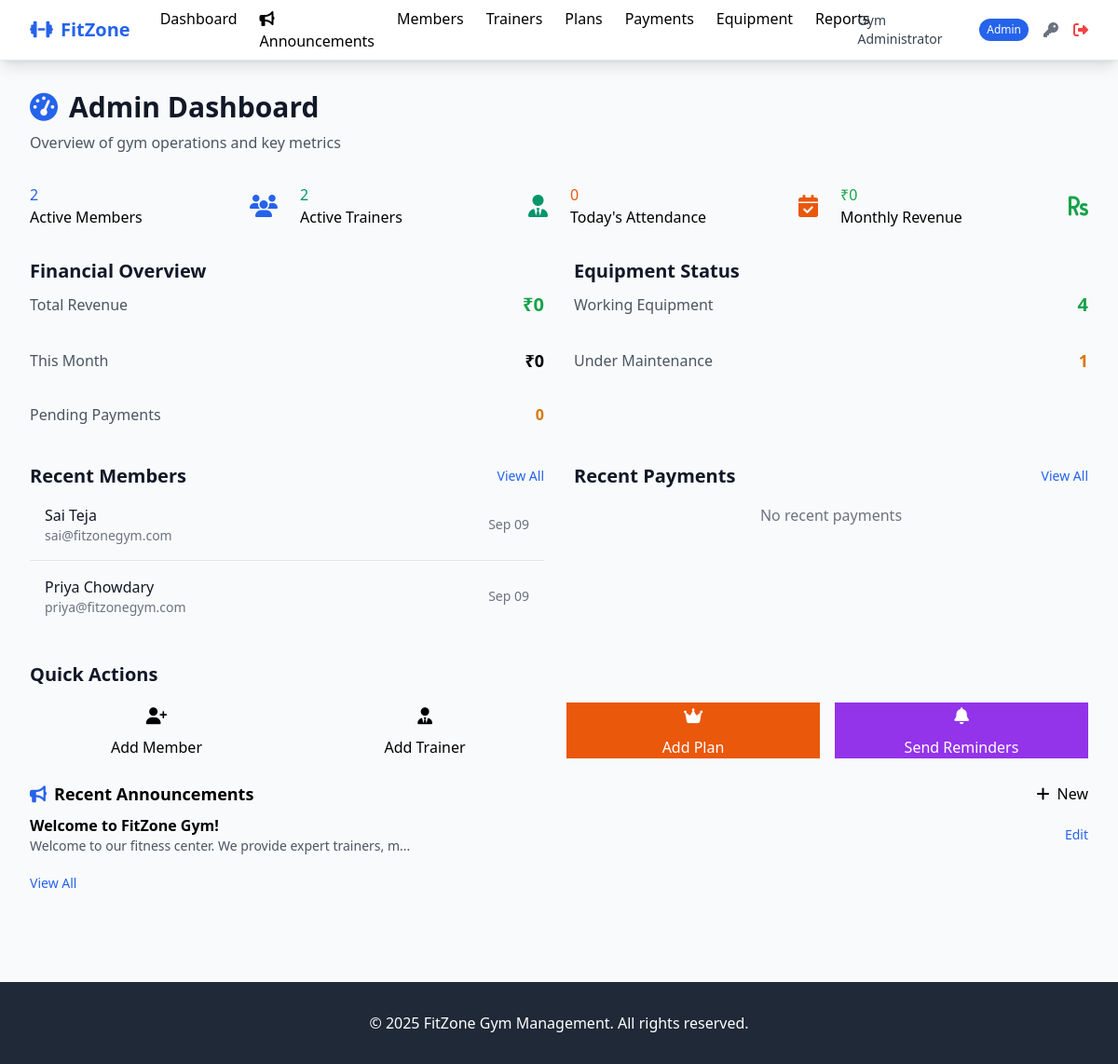
The app's page /admin/dashboard (signed in), older data.
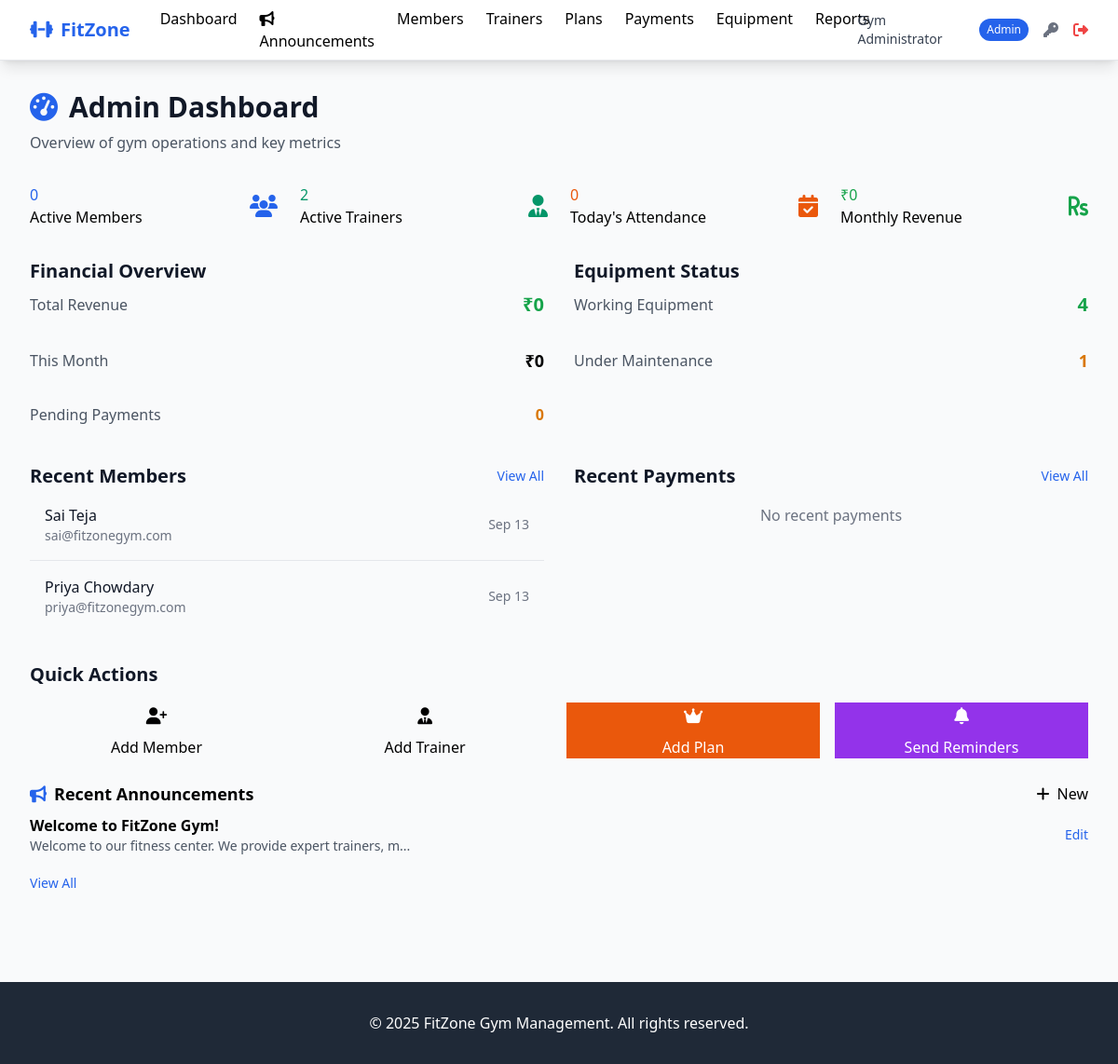
The same page, newer data.
### tables this page shows
CREATE TABLE members (
        id INTEGER PRIMARY KEY AUTOINCREMENT,
        user_id INTEGER,
        membership_plan_id INTEGER,
        phone TEXT NOT NULL,
        emergency_contact TEXT,
        emergency_phone TEXT,
        address TEXT,
        date_of_birth DATE,
        weight DECIMAL(5,2),
        height DECIMAL(5,2),
        medical_conditions TEXT,
        fitness_goals TEXT,
        membership_start_date DATE,
        membership_end_date DATE,
        status TEXT DEFAULT 'pending_payment' CHECK (status IN ('active', 'inactive', 'suspended', 'pending_payment')),
        trainer_id INTEGER,
        created_at TIMESTAMP DEFAULT CURRENT_TIMESTAMP,
        updated_at TIMESTAMP DEFAULT CURRENT_TIMESTAMP,
        FOREIGN KEY (user_id) REFERENCES users (id),
        FOREIGN KEY (membership_plan_id) REFERENCES membership_plans (id),
        FOREIGN KEY (trainer_id) REFERENCES trainers (id)
        );

CREATE TABLE users (
            id INTEGER PRIMARY KEY AUTOINCREMENT,
            username TEXT UNIQUE NOT NULL,
            email TEXT UNIQUE NOT NULL,
            password_hash TEXT NOT NULL,
            role TEXT NOT NULL CHECK (role IN ('admin', 'member', 'trainer')),
            full_name TEXT NOT NULL,
            phone TEXT,
            is_active BOOLEAN DEFAULT 1,
            created_at TIMESTAMP DEFAULT CURRENT_TIMESTAMP,
            updated_at TIMESTAMP DEFAULT CURRENT_TIMESTAMP
        );

### routes/admin.py (the view)
@admin_bp.route('/dashboard')
@admin_required
def dashboard():
    try:
        try:
            Payment.process_pending_payments(reminder_before_days=5)
        except Exception as e:
            current_app.logger.warning(f"Auto-processing pending payments failed: {e}")
    except Exception:
        pass
    try:
        total_members = Member.get_count_active()
        total_trainers = Trainer.get_count_active()
        today_attendance = Attendance.get_todays_attendance()
        revenue_stats = Payment.get_revenue_stats()
        monthly_revenue = Payment.get_revenue_stats(year=date.today().year, month=date.today().month)
        pending_payments = Payment.get_pending_payments()
        working_equipment = Equipment.get_working_count()
        maintenance_equipment = Equipment.get_maintenance_count()
        recent_members = Member.get_recent(5)
        recent_payments = Payment.get_recent(5)
        expiring_memberships = Member.get_expiring_soon(30)
        announcements = Announcement.get_all()[:5]
        return render_template(
            'admin/dashboard.html',
            total_members=total_members,
            total_trainers=total_trainers,
            today_attendance=today_attendance,
            total_revenue=revenue_stats.get('total_revenue', 0) if revenue_stats else 0,
            monthly_revenue=monthly_revenue.get('total_revenue', 0) if monthly_revenue else 0,
            pending_payments=len(pending_payments),
            working_equipment=working_equipment,
            maintenance_equipment=maintenance_equipment,
            recent_members=recent_members,
            recent_payments=recent_payments,
            expiring_memberships=expiring_memberships,
            announcements=announcements   # 🔹 pass to template
        )
    except Exception as e:
        print("\n--- DASHBOARD ERROR ---")
        print("Error:", e)
        traceback.print_exc()
        print("--- END ERROR ---\n")
        flash('Error loading dashboard data. Check logs for details.')
        return render_template(
            'admin/dashboard.html',
            total_members=0, total_trainers=0, today_attendance=0,
            total_revenue=0, monthly_revenue=0, pending_payments=0,
            working_equipment=0, maintenance_equipment=0,
            recent_members=[], recent_payments=[], expiring_memberships=[],
            announcements=[]   # 🔹 empty list fallback
        )

### models/announcement.py (called while the page is built)
    @classmethod
    def get_all(cls):
        db_path = current_app.config.get('DATABASE_PATH', 'gym_management.db')
        query = '''SELECT * FROM announcements ORDER BY id DESC'''
        results = execute_query(query, fetch=True)
        announcements = []
        for row in results:
            announcements.append(cls(
                id=row[0], title=row[1], content=row[2], announcement_type=row[3],
                target_audience=row[4], is_public=bool(row[5]), is_active=bool(row[6]),
                start_date=row[7], end_date=row[8], created_by=row[9], created_at=row[10]
            ))
        return announcements

### models/attendance.py (called while the page is built)
    @classmethod
    def _db_path(cls):
        return current_app.config.get('DATABASE_PATH', 'gym_management.db')

    @classmethod
    def get_todays_attendance(cls):
        db_path = cls._db_path()
        result = execute_query('SELECT COUNT(*) FROM attendance WHERE date = ?', (date.today().isoformat(),), db_path, fetch=True)
        return result[0][0] if result else 0

### models/database.py (called while the page is built)
def get_db_connection(db_path='gym_management.db'):
    conn = sqlite3.connect(db_path)
    conn.row_factory = sqlite3.Row
    conn.execute("PRAGMA foreign_keys = ON")
    return conn

### templates/admin/dashboard.html (shortened to what the changed rows need)
{% extends "base.html" %}
{% block content %}
<div class="mb-8">
    <h1 class="text-3xl font-bold text-gray-900 mb-2">
        <i class="fas fa-tachometer-alt mr-3 text-primary"></i>Admin Dashboard
    </h1>
</div>
<div class="grid grid-cols-1 md:grid-cols-2 lg:grid-cols-4 gap-6 mb-8">
    <div class="stat-card">
        <div class="flex items-center justify-between">
            <div>
                <div class="stat-value text-primary">{{ total_members }}</div>
                <div class="stat-label">Active Members</div>
            </div>
        </div>
    </div>
</div>
<div class="grid grid-cols-1 lg:grid-cols-2 gap-8 mb-8">
    <div class="card">
        <div class="card-header">
            <h2 class="text-xl font-semibold text-gray-900">Financial Overview</h2>
        </div>
    </div>
    <div class="card">
        <div class="card-header">
            <h2 class="text-xl font-semibold text-gray-900">Equipment Status</h2>
        </div>
    </div>
</div>
<div class="grid grid-cols-1 lg:grid-cols-2 gap-8 mb-8">
    <div class="card">
        <div class="card-header flex justify-between items-center">
            <h2 class="text-xl font-semibold text-gray-900">Recent Members</h2>
        </div>
        <div class="card-body p-0">
            {% if recent_members %}
            <div class="divide-y divide-gray-200">
                {% for member in recent_members %}
                <div class="p-4 hover:bg-gray-50">
                    <div class="flex justify-between items-center">
                        <div>
                            <div class="font-medium text-gray-900">{{ member.full_name }}</div>
                            <div class="text-sm text-gray-500">{{ member.email }}</div>
                        </div>
                        <div class="text-sm text-gray-500">
                            {{ member.created_at|datetimeformat('%b %d') }}
                        </div>
                    </div>
                </div>
                {% endfor %}
            </div>
            {% else %}
            <div class="p-4 text-center text-gray-500">No recent members</div>
            {% endif %}
        </div>
    </div>
    <div class="card">
        <div class="card-header flex justify-between items-center">
            <h2 class="text-xl font-semibold text-gray-900">Recent Payments</h2>
        </div>
    </div>
</div>
<div class="mt-8">
    <h2 class="text-xl font-semibold text-gray-900 mb-4">Quick Actions</h2>
</div>
<div class="card mt-6">
  <div class="card-header flex justify-between items-center">
    <h2 class="text-lg font-semibold">
      <i class="fas fa-bullhorn text-primary mr-2"></i>Recent Announcements
    </h2>
  </div>
</div>
{% endblock %}

Row changes from the older to the newer data that the page shows:
changed members "Sai Teja": created_at "Sep 09" → "Sep 13"
changed members "Priya Chowdary": created_at "Sep 09" → "Sep 13"
Text that changed along with them:
{{ total_members }}: "2" → "0"
